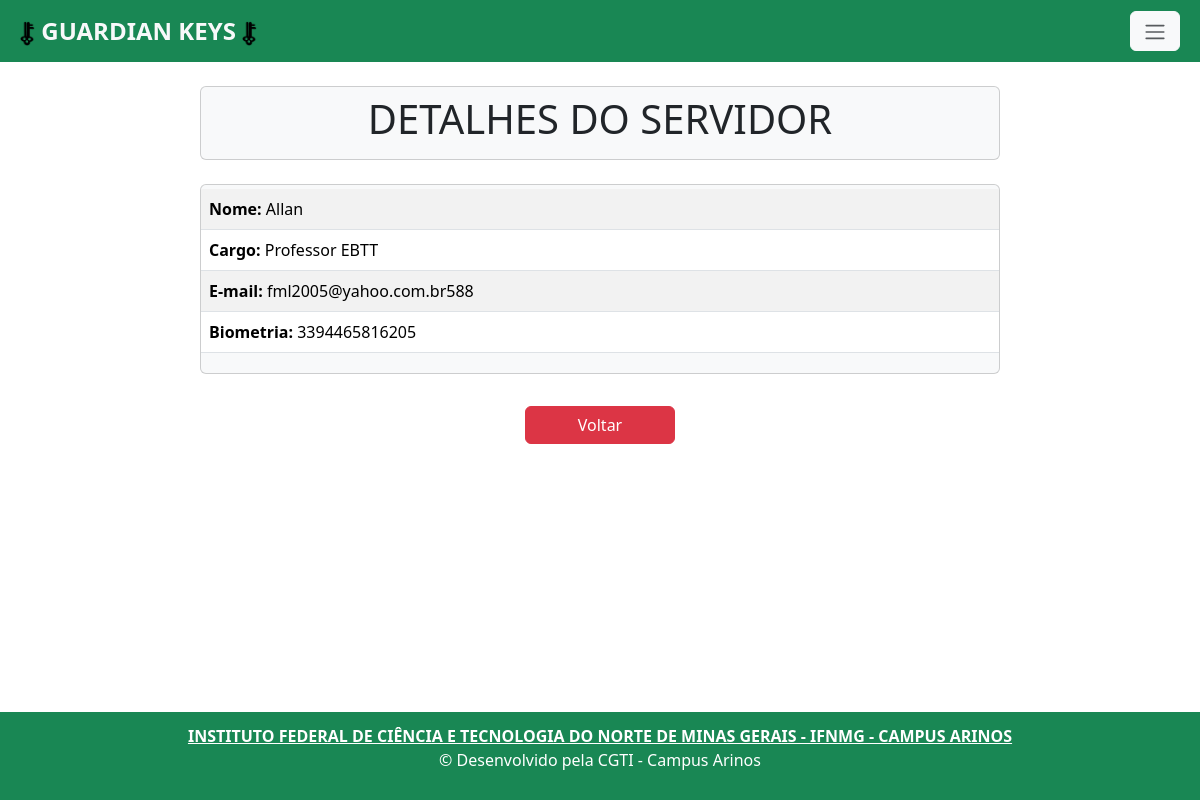
Page /servidor_view/50/ (signed in) on the committed database.
### app/models.py (models this page shows, shortened)
class Servidor(models.Model):
    nome = models.CharField(max_length=150)
    cargo = models.CharField(max_length=22, choices=CARGO)
    email = models.EmailField(max_length=150, unique=True)
    biometria = models.CharField(max_length=150, unique=True)

### app/views.py (the view)
# urls.py: path('servidor_view/<int:pk>/', servidor_view, name='servidor_view'),
@login_required
def servidor_view(request, pk):
    data = {}
    data['db'] = Servidor.objects.get(pk=pk)
    return render(request, 'servidor_view.html', data)

### app/templates/servidor_view.html
{% extends 'base.html' %}
{% load static %}
{% block content%}
    <div class="col-8 m-auto pt-2 pb-2 text-center card rounded bg-light mb-4">
    <h1>DETALHES DO SERVIDOR</h1>
    </div>
    <div class="col-8 m-auto pt-1 pb-1 text-center card rounded bg-light mb-4">
      <table class="table table-striped">
        <tbody>
              <tr>
                <td style="text-align: left;"><strong>Nome: </strong>{{db.nome}}</td>
              </tr>
              <tr>
                <td style="text-align: left;"><strong>Cargo: </strong>{{db.cargo}}</td>
              </tr>
              <tr>
                <td style="text-align: left;"><strong>E-mail: </strong>{{db.email}}</td>
              </tr>
              <tr>
                <td style="text-align: left;"><strong>Biometria: </strong>{{db.biometria}}</td>
              </tr>
        </tbody>
      </table>
    </div>
    <div class="col-8 m-auto pt-2 pb-2 text-center ">
        <a class="btn btn-danger" style="width: 150px;" href="/servidor_index"> Voltar </a>
    </div>
{% endblock %}

### rows in the picture
Servidor: nome "Allan", cargo "Professor EBTT", email "fml2005@yahoo.com.br588", biometria "3394465816205"
